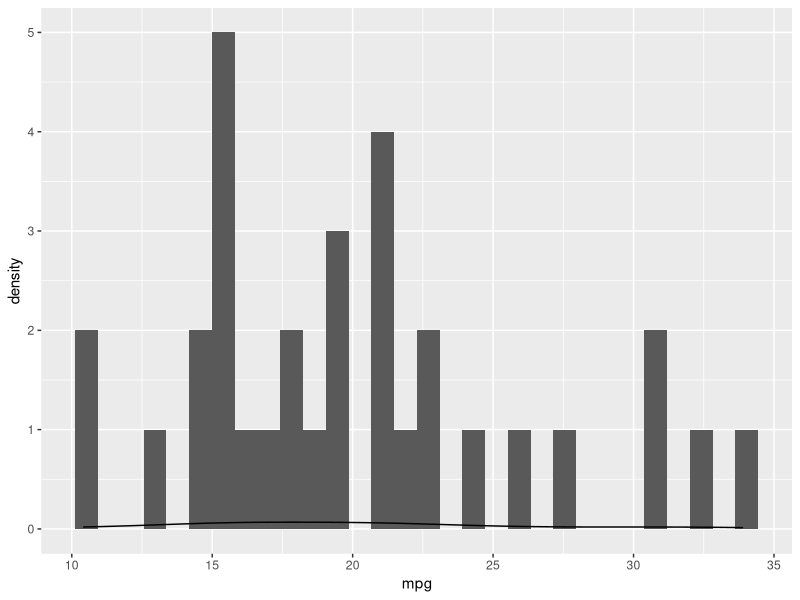
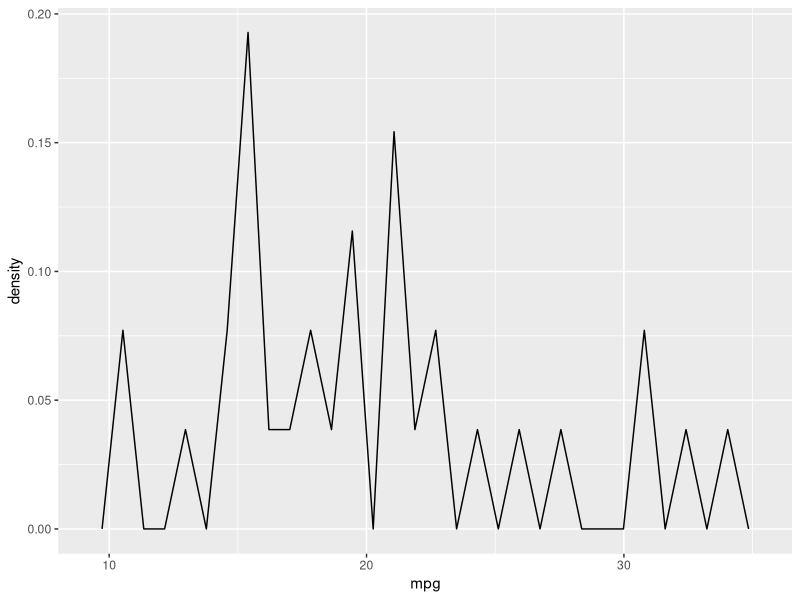
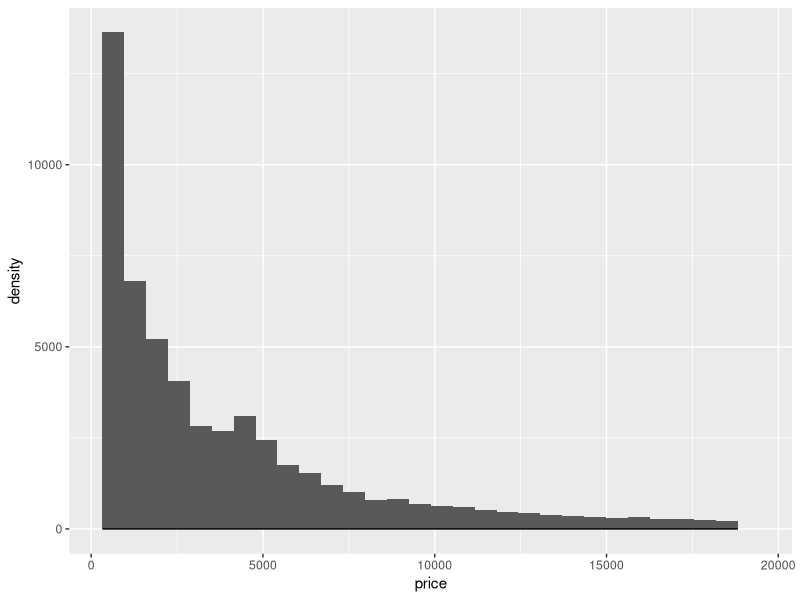
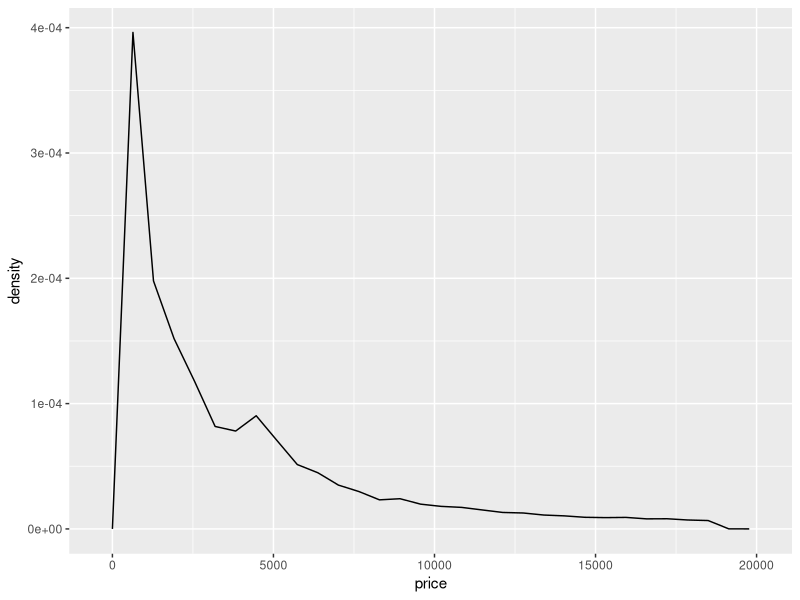
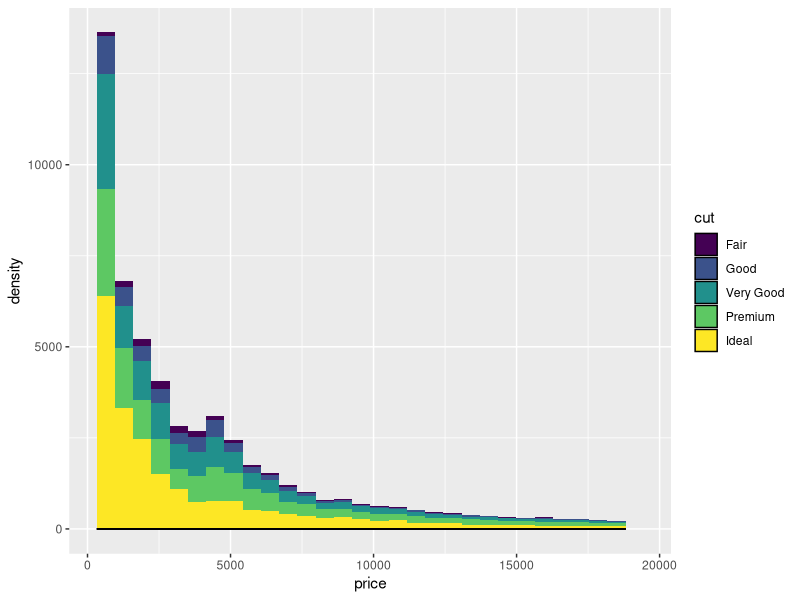
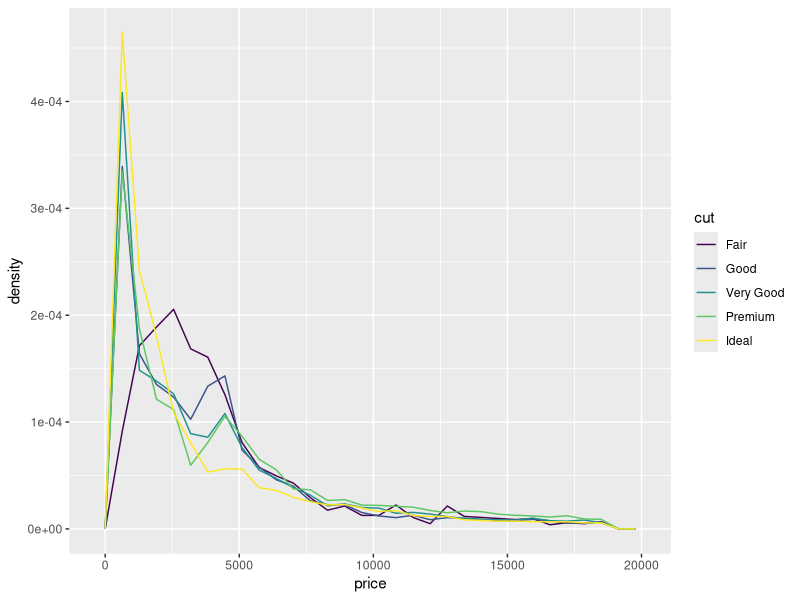

R code for these plots, in order:
library(dplyr)
library(ggplot2)

# function to calculate mean, plot histogram and density
mymean_hist <- function(mydata, iv, grp) {
iv <- enquo(iv)
grp <- enquo(grp)
# calc mean
mydesc <- mydata %>%
  summarize(mean = mean(!!iv, na.rm = TRUE),
            sd = sd(!!iv, na.rm = TRUE),
            min = min(!!iv, na.rm = TRUE),
            max = max(!!iv, na.rm = TRUE))
print(mydesc)
#plot histogram
myhist_den <- mydata %>% 
  ggplot(aes(x = !!iv, fill = !!grp)) +
  geom_histogram() + geom_density()
print(myhist_den)

#plot density
myfreq <- mydata %>% 
  ggplot(aes(x = !!iv, stat(density), colour = !!grp)) +
  geom_freqpoly()
print(myfreq)
}

mymean_hist(mtcars, mpg)
mymean_hist(diamonds, price)
mymean_hist(diamonds, price, cut)
